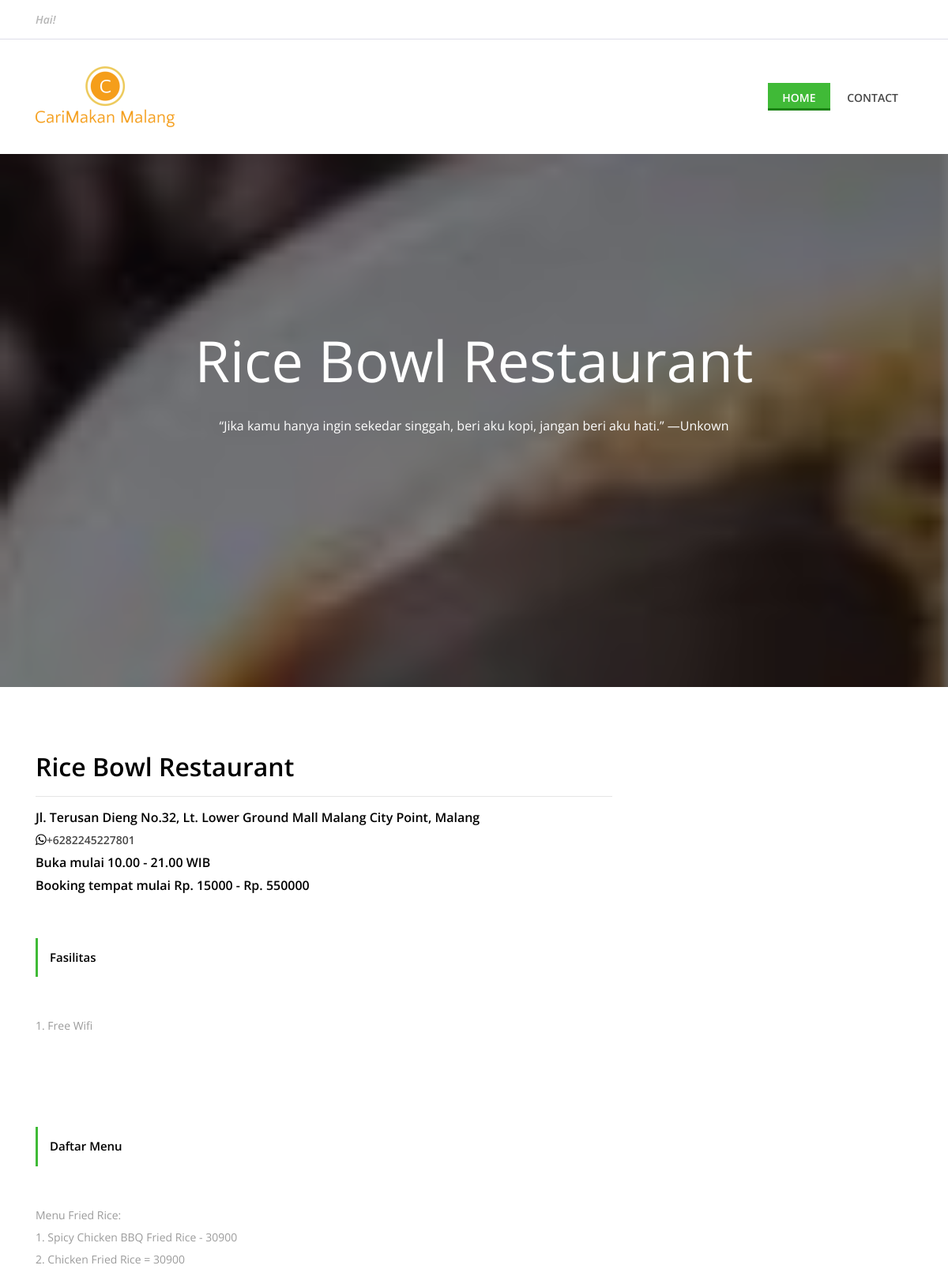
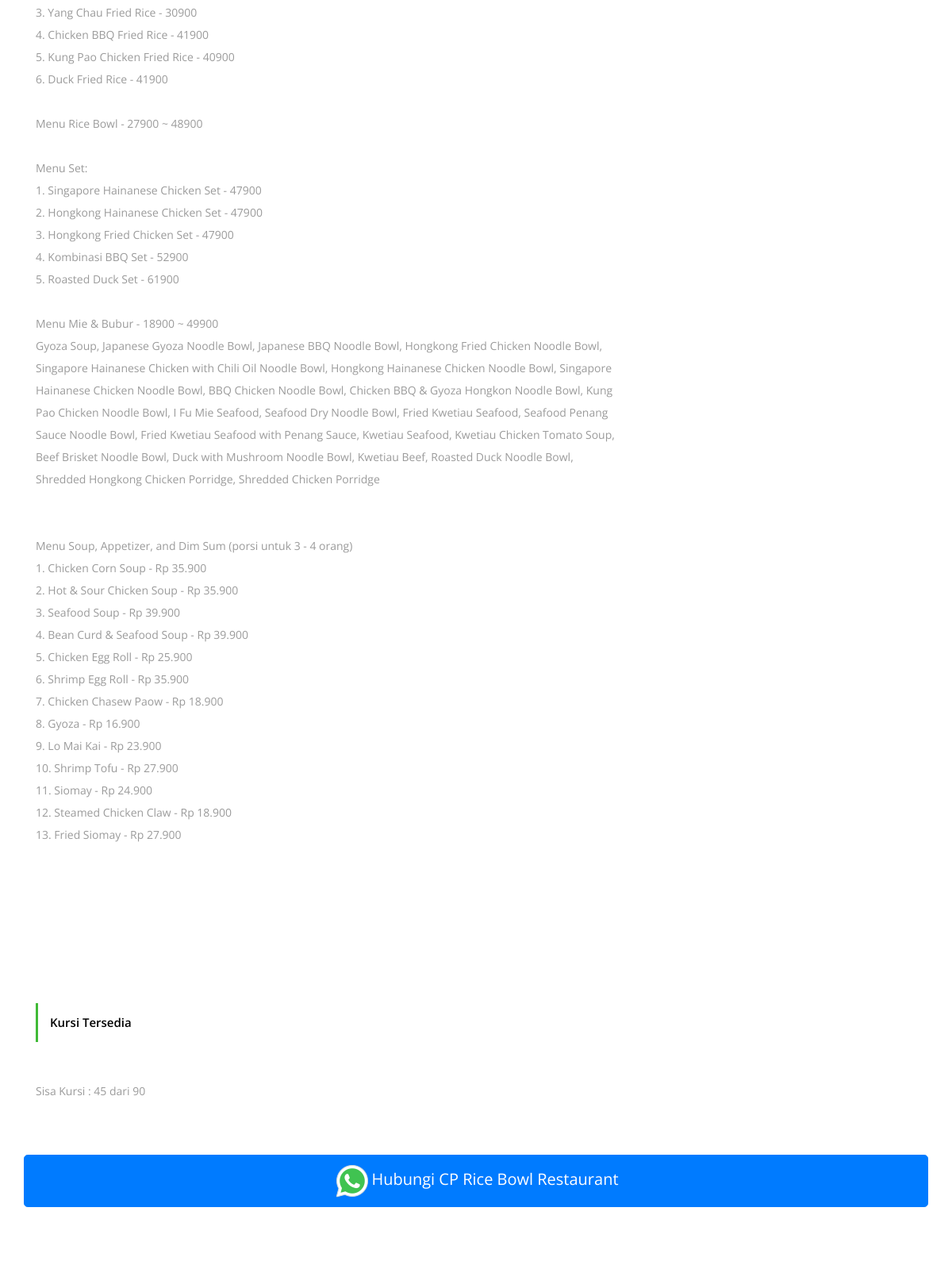
The app's page /coffee-rest-server/pelanggan/detailRestaurant/1 (upper part) with its own data (2 pictures, top to bottom).
### tables this page shows
CREATE TABLE `tb_restaurant` (
  `id_restaurant` int(11) NOT NULL,
  `nm_restaurant` varchar(50) NOT NULL,
  `fasilitas` text DEFAULT NULL,
  `daftar_menu` text DEFAULT NULL,
  `jam_buka` int(11) DEFAULT NULL,
  `jam_tutup` int(11) DEFAULT NULL,
  `alamat` text NOT NULL,
  `no_wa` varchar(25) NOT NULL,
  `kursi_sisa` int(11) DEFAULT NULL,
  `kursi_max` int(11) DEFAULT NULL,
  `id_status_sewa` int(11) NOT NULL,
  `harga_sewa_per_kursi` int(11) DEFAULT NULL,
  `harga_sewa_restaurant` int(11) DEFAULT NULL,
  `gambar` varchar(100) DEFAULT NULL
);

### coffee-rest-server/application/controllers/Pelanggan.php (called while the page is built, shortened)
<?php
class Pelanggan extends CI_Controller
{
    public function __construct()
    {
        $this->load->model('User_model');
        $this->load->model('Cafe_model');
        $this->load->model('Restaurant_model');
        $this->load->model('Status_sewa_model');
        $this->load->model('Level_model');
        $this->load->library('form_validation');
        $this->load->library('session');
        $this->load->helper(array('form', 'url'));
    }
    public function detailRestaurant($id)
    {
        $data['judul'] = 'Detail Restaurant ';
        $data['restaurant'] = $this->Restaurant_model->getRestaurant($id);
        $data['sewa'] = $this->Status_sewa_model->getStatus();
        $this->load->view('pelanggan/restaurant/header', $data);
        $this->load->view('pelanggan/restaurant/detail', $data);
        $this->load->view('pelanggan/restaurant/footer');
    }
}

### coffee-rest-server/index.php (called while the page is built, shortened)
<?php
require_once BASEPATH.'core/CodeIgniter.php';

### coffee-rest-server/application/models/Restaurant_model.php (called while the page is built, shortened)
<?php
class Restaurant_model extends CI_Model
{
    public function getRestaurant($id_restaurant = null)
    {
        if ($id_restaurant === null) {
            return $this->db->get('tb_restaurant')->result_array();
        } else {
            return $this->db->get_where('tb_restaurant', ['id_restaurant' => $id_restaurant])->result_array();
        }
    }
}

### coffee-rest-server/application/views/pelanggan/restaurant/detail.php (the view)
<?php foreach ($restaurant as $dataRestaurant) : ?>
    <section class="cta-area bg-img bg-overlay" style="background-image: url(<?= base_url(); ?>upload/product/<?= $dataRestaurant['gambar']; ?>">
        <div class="container h-100">
            <div class="row h-100 align-items-center">
                <div class="col-12">
                    <div class="cta-content text-center">
                        <h2><?= $dataRestaurant['nm_restaurant']; ?></h2>
                        <p>“Jika kamu hanya ingin sekedar singgah, beri aku kopi, jangan beri aku hati.” —Unkown</p>
                    </div>
                </div>
            </div>
        </div>
    </section>
    <div class="receipe-post-area section-padding-80">
        <div class="receipe-content-area">
            <div class="container">
                <div class="row">
                    <div class="col-12 col-md-8">
                        <h2><?= $dataRestaurant['nm_restaurant']; ?></h2>
                        <hr>
                        <h6><?= $dataRestaurant['alamat']; ?></h6>
                        <h6><i class="fa fa-whatsapp" aria-hidden="true"></i><a href="https://wa.me/<?= $dataRestaurant['no_wa']; ?>"><?= $dataRestaurant['no_wa']; ?></a></h6>
                        <h6>Buka mulai <?= $dataRestaurant['jam_buka']; ?>.00 - <?= $dataRestaurant['jam_tutup']; ?>.00 WIB</h6>
                        <h6>Booking tempat mulai Rp. <?= $dataRestaurant['harga_sewa_per_kursi']; ?> - Rp. <?= $dataRestaurant['harga_sewa_restaurant']; ?></h6>
                    </div>
                </div>
                <div class="row">
                    <div class="col-12 col-md-8">
                        <div class="receipe-headline my-5">
                            <div class="receipe-duration">
                                <h6>Fasilitas</h6>
                            </div>
                        </div>
                    </div>
                </div>
                <div class="row">
                    <div class="col-12 col-lg-8">
                        <div class="single-preparation-step d-flex">
                            <p><?= nl2br($dataRestaurant['fasilitas']); ?></p>
                        </div>
                    </div>
                </div>
                <div class="row">
                    <div class="col-12 col-md-8">
                        <div class="receipe-headline my-5">
                            <div class="receipe-duration">
                                <h6>Daftar Menu</h6>
                            </div>
                        </div>
                    </div>
                </div>
                <div class="row">
                    <div class="col-12 col-lg-8">
                        <div class="single-preparation-step d-flex">
                            <p><?= nl2br($dataRestaurant['daftar_menu']); ?></p>
                        </div>
                    </div>
                </div>
                <div class="row">
                    <div class="col-12 col-md-8">
                        <div class="receipe-headline my-5">
                            <div class="receipe-duration">
                                <h6>Kursi Tersedia</h6>
                            </div>
                        </div>
                    </div>
                </div>
                <div class="row">
                    <div class="col-12 col-lg-8">
                        <div class="single-preparation-step d-flex">
                            <p>Sisa Kursi : <?= nl2br($dataRestaurant['kursi_sisa']); ?> dari <?= nl2br($dataRestaurant['kursi_max']); ?> </p>
                        </div>
                    </div>
                </div>
                <div class="row">
                    <button type="button" onclick="window.open('https://wa.me/<?= $dataRestaurant['no_wa']; ?>');" class="btn btn-primary btn-lg btn-block">
                        <img src="<?= base_url(); ?>css/pelanggan/img/core-img/wa-icon-48.png" alt="">Hubungi CP <?= $dataRestaurant['nm_restaurant']; ?></button>
                </div>
            </div>
        </div>
    </div>
<?php endforeach; ?>

### coffee-rest-server/css/pelanggan/style.css (style rules this page uses)
* { margin: 0; padding: 0; }
body { font-family: "Open Sans", sans-serif; font-size: 14px; }
h1, h2, h3, h4, h5, h6 { color: #000000; line-height: 1.3; font-weight: 600; }
p { color: #9b9b9b; font-size: 14px; line-height: 2; font-weight: 400; }
a, a:hover, a:focus { -webkit-transition-duration: 500ms; transition-duration: 500ms; text-decoration: none; outline: 0 solid transparent; color: #000000; font-weight: 600; font-size: 14px; color: #474747; }
img { height: auto; max-width: 100%; }
.section-padding-80 { padding-top: 80px; padding-bottom: 80px; }
.bg-img { background-position: center center; background-size: cover; background-repeat: no-repeat; }
.bg-overlay { position: relative; z-index: 2; background-position: center center; background-size: cover; }
.bg-overlay::after { background-color: rgba(10, 12, 18, 0.55); position: absolute; z-index: -1; top: 0; left: 0; width: 100%; height: 100%; content: ""; }
.cta-area { position: relative; z-index: 2; width: 100%; height: 675px; background-attachment: fixed; }
.cta-area .cta-content h2 { font-size: 72px; margin-bottom: 20px; color: #ffffff; font-weight: 400; }
.cta-area .cta-content p { color: #ffffff; margin-bottom: 100px; font-size: 16px; }
.receipe-headline .receipe-duration { border-left: 3px solid #40ba37; padding: 15px; }
.receipe-headline .receipe-duration h6 { font-size: 15px; margin-bottom: 5px; }
.receipe-headline .receipe-duration h6:last-child { margin-bottom: 0; }
.single-preparation-step { position: relative; z-index: 1; margin-bottom: 50px; }

### records on screen
tb_restaurant: gambar (picture), nm_restaurant "Rice Bowl Restaurant", alamat "Jl. Terusan Dieng No.32, Lt. Lower Ground Mall Malang City Point, Malang", no_wa "+6282245227801", jam_buka "10", jam_tutup "21", harga_sewa_per_kursi "15000", harga_sewa_restaurant "550000", fasilitas "1. Free Wifi", daftar_menu "Menu Fried Rice: 1. Spicy Chicken BBQ Fried Rice - 30900 2. Chicken Fried Rice = 30900 3. Yang Chau Fried Rice - 30900 4. Chicken BBQ Fried Rice - 41900 5. Kung Pao Chicken Fried Rice - 40900 6. Duck Fried Rice - 41900 Menu Rice Bowl - 27900 ~ 48900 Menu Set: 1. Singapore Hainanese Chicken Set - 47900 2. Hongkong Hainanese Chicken Set - 47900 3. Hongkong Fried Chicken Set - 47900 4. Kombinasi BBQ Set - 52900 5. Roasted Duck Set - 61900 Menu Mie & Bubur - 18900 ~ 49900 Gyoza Soup, Japanese Gyoza Noodle Bowl, Japanese BBQ Noodle Bowl, Hongkong Fried Chicken Noodle Bowl, Singapore Hainanese Chicken with Chili Oil Noodle Bowl, Hongkong Hainanese Chicken Noodle Bowl, Singapore Hainanese Chicken…", kursi_sisa "45", kursi_max "90"
